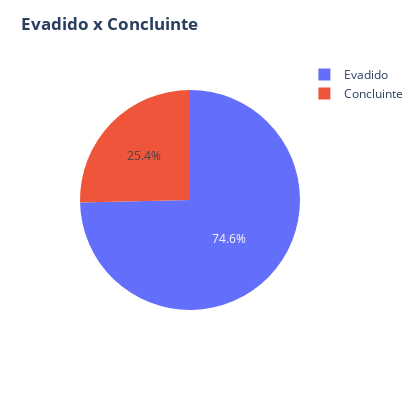

The notebook cell saved with this chart:
### Code cell
situacao_counts = data['categoria_de_situacao'].value_counts().reset_index(name='quantidade')
labels = ['Evadido', 'Concluinte']
fig = px.pie(situacao_counts, values='quantidade', names='index',width=420,height=420)
fig.update_layout(
    title="<b>Evadido x Concluinte</b>"
)
iplot(fig)

### Figure 1 — Plotly figure (JSON) as saved in the notebook; plotly's stock layout.template omitted (floating-point values rounded to 4 significant figures)
{"data": [{"domain": {"x": [0, 1], "y": [0, 1]}, "hovertemplate": "index=%{label}<br>quantidade=%{value}<extra></extra>", "labels": ["Evadido", "Concluinte"], "legendgroup": "", "name": "", "showlegend": true, "type": "pie", "values": [4916, 1670]}], "layout": {"height": 420, "legend": {"tracegroupgap": 0}, "margin": {"t": 60}, "title": {"text": "<b>Evadido x Concluinte</b>"}, "width": 420}}
